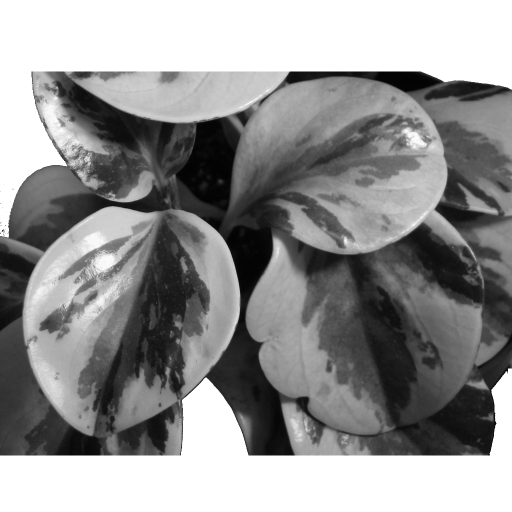
#> input picture StipplingOriginals/leaves_1024x1024_org.png, 1024 x 1024 px (shown at 1/2 size)
$ python take3.py   (older library calls are emulated)
#> lines starting #> are read from the running program, lines starting #| are printed output that depends on the picture
from pylab import *

from scipy import *
from scipy import misc, interpolate, spatial, random, ndimage


def nRandomImagePoint(image, n):
    # Compute a CDF function across the flattened image
    imageCDF = image.flatten().cumsum()
    imageCDF /= 1.0 * imageCDF.max()

    # Function to turn a random point in the CDF into a random index in the image
    indexInterpolator = interpolate.interp1d(imageCDF, arange(imageCDF.size))

    # Set to collect the UNIQUE indices
    indexContainer = set()
    while len(indexContainer) < n:
        # Generate at most the number of points remaining
        maxToGenerate = n - len(indexContainer)
        randomCDFValues = random.uniform(0, 1.0, maxToGenerate)

        # Back them into indices
        iInterp = indexInterpolator(randomCDFValues)
        iInterp = np.round(iInterp).astype(uint32)

        # Add them to the set
        indexContainer.update(iInterp)

    # Break them out of the set
    iInterp = array(list(indexContainer))

    # Compute the equivalent xy
    xCoords = (iInterp // image.shape[0]).astype(int32)
    yCoords = (iInterp %  image.shape[0]).astype(int32)

    # Return them glued together.
    return c_[xCoords, yCoords]

size = 1024
nPoints = 5000

img = 255-misc.imread("StipplingOriginals/leaves_1024x1024_org.png", flatten=True)
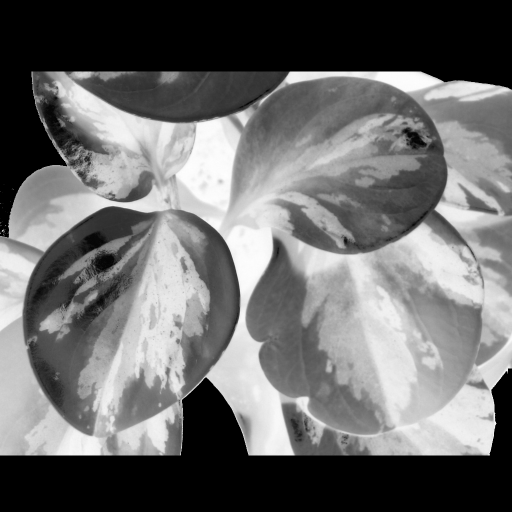
#> img: shape (1024, 1024) float32 (shown at 1/2 size); min 0, max 255, mean 109.2
img = 255-misc.imread("StipplingOriginals/figure5_700x700.png", flatten=True)
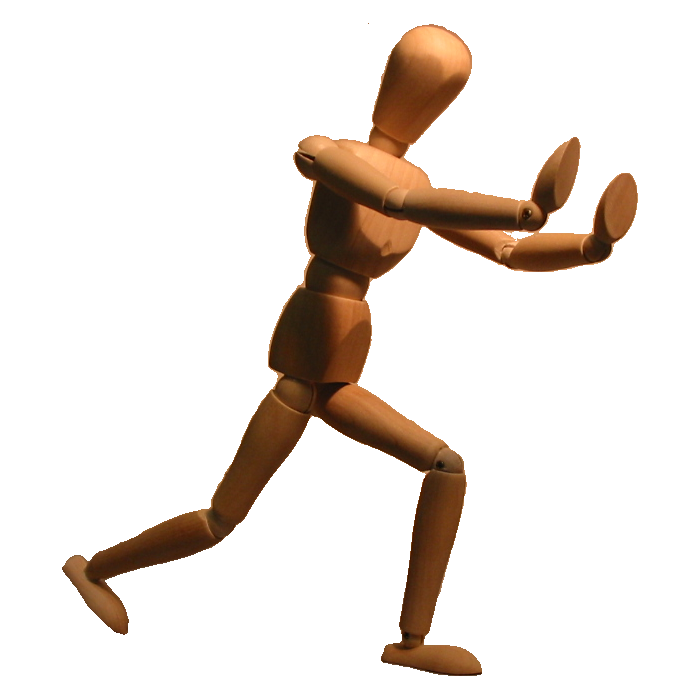
#> input picture StipplingOriginals/figure5_700x700.png, 700 x 700 px
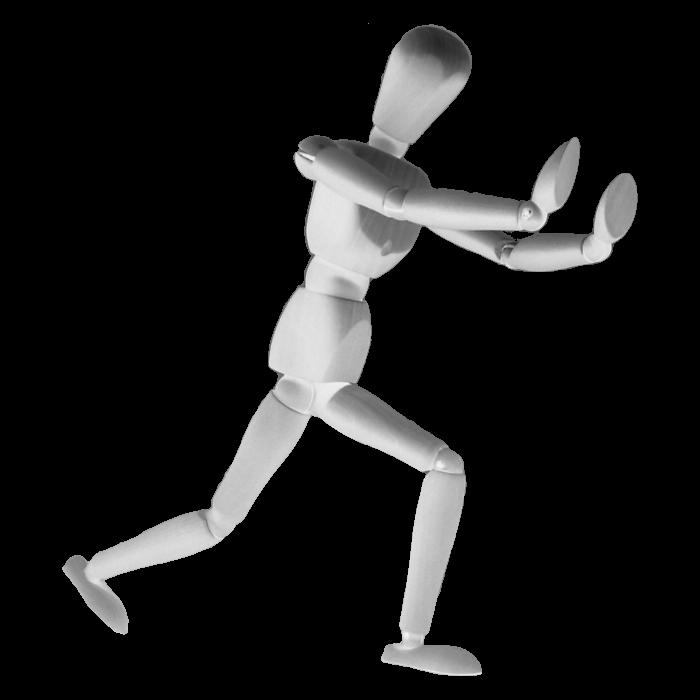
#> img: shape (700, 700) float32; min 0, max 246.1, mean 27.1

shape = img.shape
#> shape = (700, 700)
xys = nRandomImagePoint(img, nPoints)
#> the loop in nRandomImagePoint, `while len(indexContainer) < n:` made 6 passes
#> (maxToGenerate, randomCDFValues, iInterp) on passes 4 to 6: (2, [0.982, 0.144], [460359, 125159]), (1, [0.479], [214504]), (1, [0.48], [215196])
#> maxToGenerate on pass 2: 158
#> after the loop in nRandomImagePoint, `while len(indexContainer) < n:`: indexContainer = 5000 items
#> in nRandomImagePoint, `iInterp = array(list(indexContainer))`: iInterp = 5000 values, max 472973 at index 2106, min 17923 at index 2702, mean 237648.4
#> in nRandomImagePoint, `xCoords = (iInterp // image.shape[0]).astype(int32)`: xCoords = 5000 values, max 675 at index 2099, min 25 at index 2702, mean 339
#> in nRandomImagePoint, `yCoords = (iInterp %  image.shape[0]).astype(int32)`: yCoords = 5000 values, max 635 at index 1219, min 63 at index 1086, mean 369
#> xys = 5000 pairs, first value 25 to 675, second value 63 to 635

figure()
# imshow(255 - img)
# gray()
plot(xys[:,1], -xys[:,0], "bo", )
show()
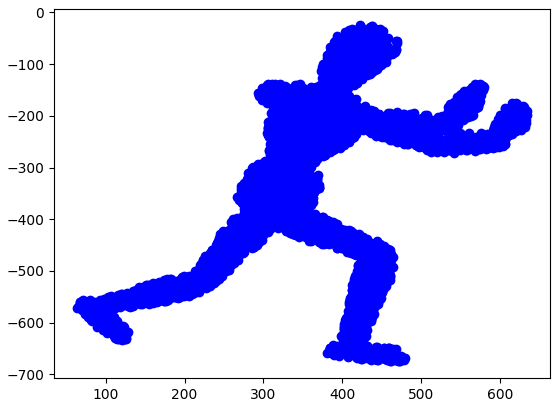
#> figure drawn by matplotlib, 1 panel
